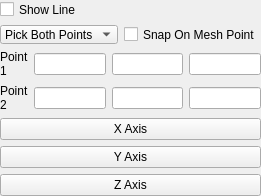
<ui version="4.0" >
 <class>pqLineWidget</class>
 <widget class="QWidget" name="pqLineWidget" >
  <property name="geometry" >
   <rect>
    <x>0</x>
    <y>0</y>
    <width>232</width>
    <height>196</height>
   </rect>
  </property>
  <property name="windowTitle" >
   <string>Form</string>
  </property>
  <layout class="QVBoxLayout" >
   <property name="spacing" >
    <number>6</number>
   </property>
   <property name="leftMargin" >
    <number>0</number>
   </property>
   <property name="topMargin" >
    <number>0</number>
   </property>
   <property name="rightMargin" >
    <number>0</number>
   </property>
   <property name="bottomMargin" >
    <number>0</number>
   </property>
   <item>
    <layout class="QGridLayout" >
     <property name="leftMargin" >
      <number>0</number>
     </property>
     <property name="topMargin" >
      <number>0</number>
     </property>
     <property name="rightMargin" >
      <number>0</number>
     </property>
     <property name="bottomMargin" >
      <number>0</number>
     </property>
     <property name="horizontalSpacing" >
      <number>6</number>
     </property>
     <property name="verticalSpacing" >
      <number>6</number>
     </property>
     <item row="0" column="0" >
      <widget class="QCheckBox" name="visible" >
       <property name="text" >
        <string>Show Line</string>
       </property>
      </widget>
     </item>
     <item row="1" column="1" >
      <widget class="QCheckBox" name="pickMeshPoint" >
       <property name="text" >
        <string>Snap On Mesh Point</string>
       </property>
       <property name="toolTip">
         <string>If checked, picked points using 'P' will be snapped on mesh points</string>
       </property>
      </widget>
     </item>
     <item row="1" column="0" >
      <widget class="QComboBox" name="pickPoint">
       <item>
         <property name="text" >
          <string>Pick Both Points</string>
         </property>
       </item>
       <item>
         <property name="text" >
          <string>Pick Point 1</string>
         </property>
       </item>
       <item>
         <property name="text" >
          <string>Pick Point 2</string>
         </property>
       </item>
       <property name="toolTip">
         <string>Allow to choose wich point to pick, for easier replacing</string>
       </property>
      </widget>
     </item>
    </layout>
   </item>
   <item>
    <layout class="QGridLayout" >
     <property name="leftMargin" >
      <number>0</number>
     </property>
     <property name="topMargin" >
      <number>0</number>
     </property>
     <property name="rightMargin" >
      <number>0</number>
     </property>
     <property name="bottomMargin" >
      <number>0</number>
     </property>
     <property name="horizontalSpacing" >
      <number>6</number>
     </property>
     <property name="verticalSpacing" >
      <number>6</number>
     </property>
     <item row="0" column="0" >
      <widget class="QLabel" name="labelPoint1" >
       <property name="text" >
        <string>Point 1</string>
       </property>
       <property name="wordWrap" >
        <bool>true</bool>
       </property>
      </widget>
     </item>
     <item row="0" column="3" >
      <widget class="pqLineEdit" name="point1Z" />
     </item>
     <item row="0" column="2" >
      <widget class="pqLineEdit" name="point1Y" />
     </item>
     <item row="0" column="1" >
      <widget class="pqLineEdit" name="point1X" />
     </item>
    </layout>
   </item>
   <item>
    <layout class="QHBoxLayout" >
     <property name="spacing" >
      <number>6</number>
     </property>
     <property name="leftMargin" >
      <number>0</number>
     </property>
     <property name="topMargin" >
      <number>0</number>
     </property>
     <property name="rightMargin" >
      <number>0</number>
     </property>
     <property name="bottomMargin" >
      <number>0</number>
     </property>
     <item>
      <widget class="QLabel" name="labelPoint2" >
       <property name="text" >
        <string>Point 2</string>
       </property>
       <property name="wordWrap" >
        <bool>true</bool>
       </property>
      </widget>
     </item>
     <item>
      <widget class="pqLineEdit" name="point2X" />
     </item>
     <item>
      <widget class="pqLineEdit" name="point2Y" />
     </item>
     <item>
      <widget class="pqLineEdit" name="point2Z" />
     </item>
    </layout>
   </item>
   <item>
    <widget class="QPushButton" name="xAxis" >
     <property name="text" >
      <string>X Axis</string>
     </property>
    </widget>
   </item>
   <item>
    <widget class="QPushButton" name="yAxis" >
     <property name="text" >
      <string>Y Axis</string>
     </property>
    </widget>
   </item>
   <item>
    <widget class="QPushButton" name="zAxis" >
     <property name="text" >
      <string>Z Axis</string>
     </property>
    </widget>
   </item>
  </layout>
 </widget>
 <customwidgets>
  <customwidget>
   <class>pqLineEdit</class>
   <extends>QLineEdit</extends>
   <header>pqLineEdit.h</header>
  </customwidget>
 </customwidgets>
 <tabstops>
  <tabstop>visible</tabstop>
  <tabstop>point1X</tabstop>
  <tabstop>point1Y</tabstop>
  <tabstop>point1Z</tabstop>
  <tabstop>point2X</tabstop>
  <tabstop>point2Y</tabstop>
  <tabstop>point2Z</tabstop>
 </tabstops>
 <resources/>
 <connections/>
</ui>
